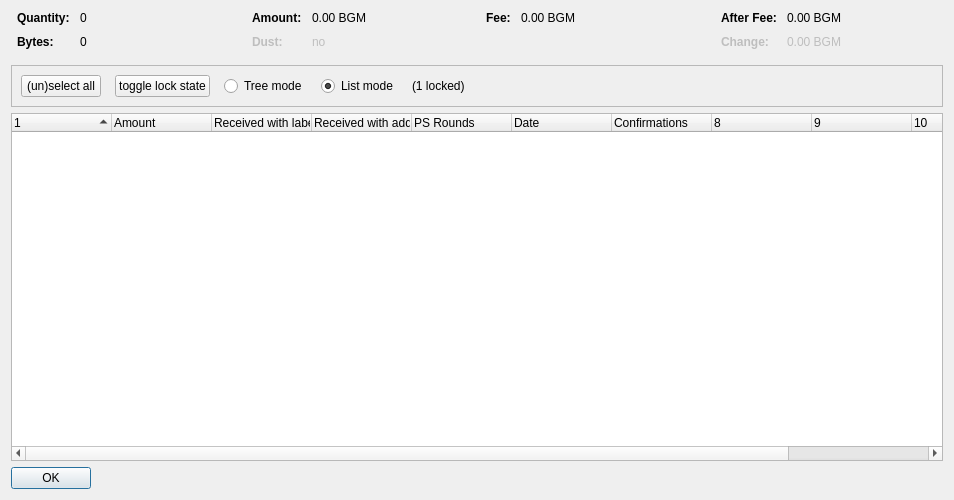
<?xml version="1.0" encoding="UTF-8"?>
<ui version="4.0">
 <class>CoinControlDialog</class>
 <widget class="QDialog" name="CoinControlDialog">
  <property name="geometry">
   <rect>
    <x>0</x>
    <y>0</y>
    <width>954</width>
    <height>500</height>
   </rect>
  </property>
  <property name="windowTitle">
   <string>Coin Selection</string>
  </property>
  <layout class="QVBoxLayout" name="verticalLayout">
   <item>
    <layout class="QHBoxLayout" name="horizontalLayoutTop" stretch="0,0,0,0">
     <property name="topMargin">
      <number>0</number>
     </property>
     <property name="bottomMargin">
      <number>10</number>
     </property>
     <item>
      <layout class="QFormLayout" name="formLayoutCoinControl1">
       <property name="horizontalSpacing">
        <number>10</number>
       </property>
       <property name="verticalSpacing">
        <number>10</number>
       </property>
       <property name="leftMargin">
        <number>6</number>
       </property>
       <property name="rightMargin">
        <number>6</number>
       </property>
       <item row="0" column="0">
        <widget class="QLabel" name="labelCoinControlQuantityText">
         <property name="font">
          <font>
           <weight>75</weight>
           <bold>true</bold>
          </font>
         </property>
         <property name="text">
          <string>Quantity:</string>
         </property>
        </widget>
       </item>
       <item row="0" column="1">
        <widget class="QLabel" name="labelCoinControlQuantity">
         <property name="cursor">
          <cursorShape>IBeamCursor</cursorShape>
         </property>
         <property name="contextMenuPolicy">
          <enum>Qt::ActionsContextMenu</enum>
         </property>
         <property name="text">
          <string notr="true">0</string>
         </property>
         <property name="textInteractionFlags">
          <set>Qt::LinksAccessibleByMouse|Qt::TextSelectableByKeyboard|Qt::TextSelectableByMouse</set>
         </property>
        </widget>
       </item>
       <item row="1" column="0">
        <widget class="QLabel" name="labelCoinControlBytesText">
         <property name="font">
          <font>
           <weight>75</weight>
           <bold>true</bold>
          </font>
         </property>
         <property name="text">
          <string>Bytes:</string>
         </property>
        </widget>
       </item>
       <item row="1" column="1">
        <widget class="QLabel" name="labelCoinControlBytes">
         <property name="cursor">
          <cursorShape>IBeamCursor</cursorShape>
         </property>
         <property name="contextMenuPolicy">
          <enum>Qt::ActionsContextMenu</enum>
         </property>
         <property name="text">
          <string notr="true">0</string>
         </property>
         <property name="textInteractionFlags">
          <set>Qt::LinksAccessibleByMouse|Qt::TextSelectableByKeyboard|Qt::TextSelectableByMouse</set>
         </property>
        </widget>
       </item>
      </layout>
     </item>
     <item>
      <layout class="QFormLayout" name="formLayoutCoinControl2">
       <property name="horizontalSpacing">
        <number>10</number>
       </property>
       <property name="verticalSpacing">
        <number>10</number>
       </property>
       <property name="leftMargin">
        <number>6</number>
       </property>
       <property name="rightMargin">
        <number>6</number>
       </property>
       <item row="0" column="0">
        <widget class="QLabel" name="labelCoinControlAmountText">
         <property name="font">
          <font>
           <weight>75</weight>
           <bold>true</bold>
          </font>
         </property>
         <property name="text">
          <string>Amount:</string>
         </property>
        </widget>
       </item>
       <item row="0" column="1">
        <widget class="QLabel" name="labelCoinControlAmount">
         <property name="cursor">
          <cursorShape>IBeamCursor</cursorShape>
         </property>
         <property name="contextMenuPolicy">
          <enum>Qt::ActionsContextMenu</enum>
         </property>
         <property name="text">
          <string notr="true">0.00 BGM</string>
         </property>
         <property name="textInteractionFlags">
          <set>Qt::LinksAccessibleByMouse|Qt::TextSelectableByKeyboard|Qt::TextSelectableByMouse</set>
         </property>
        </widget>
       </item>
       <item row="1" column="0">
        <widget class="QLabel" name="labelCoinControlLowOutputText">
         <property name="enabled">
          <bool>false</bool>
         </property>
         <property name="font">
          <font>
           <weight>75</weight>
           <bold>true</bold>
          </font>
         </property>
         <property name="text">
          <string>Dust:</string>
         </property>
        </widget>
       </item>
       <item row="1" column="1">
        <widget class="QLabel" name="labelCoinControlLowOutput">
         <property name="enabled">
          <bool>false</bool>
         </property>
         <property name="cursor">
          <cursorShape>IBeamCursor</cursorShape>
         </property>
         <property name="contextMenuPolicy">
          <enum>Qt::ActionsContextMenu</enum>
         </property>
         <property name="text">
          <string notr="true">no</string>
         </property>
         <property name="textInteractionFlags">
          <set>Qt::LinksAccessibleByMouse|Qt::TextSelectableByKeyboard|Qt::TextSelectableByMouse</set>
         </property>
        </widget>
       </item>
      </layout>
     </item>
     <item>
      <layout class="QFormLayout" name="formLayoutCoinControl3">
       <property name="horizontalSpacing">
        <number>10</number>
       </property>
       <property name="verticalSpacing">
        <number>10</number>
       </property>
       <property name="leftMargin">
        <number>6</number>
       </property>
       <property name="rightMargin">
        <number>6</number>
       </property>
       <item row="0" column="0">
        <widget class="QLabel" name="labelCoinControlFeeText">
         <property name="font">
          <font>
           <weight>75</weight>
           <bold>true</bold>
          </font>
         </property>
         <property name="text">
          <string>Fee:</string>
         </property>
        </widget>
       </item>
       <item row="0" column="1">
        <widget class="QLabel" name="labelCoinControlFee">
         <property name="cursor">
          <cursorShape>IBeamCursor</cursorShape>
         </property>
         <property name="contextMenuPolicy">
          <enum>Qt::ActionsContextMenu</enum>
         </property>
         <property name="text">
          <string notr="true">0.00 BGM</string>
         </property>
         <property name="textInteractionFlags">
          <set>Qt::LinksAccessibleByMouse|Qt::TextSelectableByKeyboard|Qt::TextSelectableByMouse</set>
         </property>
        </widget>
       </item>
      </layout>
     </item>
     <item>
      <layout class="QFormLayout" name="formLayoutCoinControl4">
       <property name="horizontalSpacing">
        <number>10</number>
       </property>
       <property name="verticalSpacing">
        <number>10</number>
       </property>
       <property name="leftMargin">
        <number>6</number>
       </property>
       <property name="rightMargin">
        <number>6</number>
       </property>
       <item row="0" column="0">
        <widget class="QLabel" name="labelCoinControlAfterFeeText">
         <property name="font">
          <font>
           <weight>75</weight>
           <bold>true</bold>
          </font>
         </property>
         <property name="text">
          <string>After Fee:</string>
         </property>
        </widget>
       </item>
       <item row="0" column="1">
        <widget class="QLabel" name="labelCoinControlAfterFee">
         <property name="cursor">
          <cursorShape>IBeamCursor</cursorShape>
         </property>
         <property name="contextMenuPolicy">
          <enum>Qt::ActionsContextMenu</enum>
         </property>
         <property name="text">
          <string notr="true">0.00 BGM</string>
         </property>
         <property name="textInteractionFlags">
          <set>Qt::LinksAccessibleByMouse|Qt::TextSelectableByKeyboard|Qt::TextSelectableByMouse</set>
         </property>
        </widget>
       </item>
       <item row="1" column="0">
        <widget class="QLabel" name="labelCoinControlChangeText">
         <property name="enabled">
          <bool>false</bool>
         </property>
         <property name="font">
          <font>
           <weight>75</weight>
           <bold>true</bold>
          </font>
         </property>
         <property name="text">
          <string>Change:</string>
         </property>
        </widget>
       </item>
       <item row="1" column="1">
        <widget class="QLabel" name="labelCoinControlChange">
         <property name="enabled">
          <bool>false</bool>
         </property>
         <property name="cursor">
          <cursorShape>IBeamCursor</cursorShape>
         </property>
         <property name="contextMenuPolicy">
          <enum>Qt::ActionsContextMenu</enum>
         </property>
         <property name="text">
          <string notr="true">0.00 BGM</string>
         </property>
         <property name="textInteractionFlags">
          <set>Qt::LinksAccessibleByMouse|Qt::TextSelectableByKeyboard|Qt::TextSelectableByMouse</set>
         </property>
        </widget>
       </item>
      </layout>
     </item>
    </layout>
   </item>
   <item>
    <widget class="QFrame" name="frame">
     <property name="minimumSize">
      <size>
       <width>0</width>
       <height>40</height>
      </size>
     </property>
     <property name="frameShape">
      <enum>QFrame::StyledPanel</enum>
     </property>
     <property name="frameShadow">
      <enum>QFrame::Sunken</enum>
     </property>
     <layout class="QHBoxLayout" name="horizontalLayout">
      <item>
       <layout class="QHBoxLayout" name="horizontalLayoutPanel" stretch="0,0,0,0,0,0">
        <property name="spacing">
         <number>14</number>
        </property>
        <item>
         <widget class="QPushButton" name="pushButtonSelectAll">
          <property name="sizePolicy">
           <sizepolicy hsizetype="Maximum" vsizetype="Fixed">
            <horstretch>0</horstretch>
            <verstretch>0</verstretch>
           </sizepolicy>
          </property>
          <property name="text">
           <string>(un)select all</string>
          </property>
          <property name="autoDefault">
           <bool>false</bool>
          </property>
         </widget>
        </item>
        <item>
         <widget class="QPushButton" name="pushButtonToggleLock">
          <property name="sizePolicy">
           <sizepolicy hsizetype="Maximum" vsizetype="Fixed">
            <horstretch>0</horstretch>
            <verstretch>0</verstretch>
           </sizepolicy>
          </property>
          <property name="text">
           <string>toggle lock state</string>
          </property>
          <property name="autoDefault">
           <bool>false</bool>
          </property>
         </widget>
        </item>
        <item>
         <widget class="QRadioButton" name="radioTreeMode">
          <property name="sizePolicy">
           <sizepolicy hsizetype="Maximum" vsizetype="Fixed">
            <horstretch>0</horstretch>
            <verstretch>0</verstretch>
           </sizepolicy>
          </property>
          <property name="text">
           <string>Tree mode</string>
          </property>
         </widget>
        </item>
        <item>
         <widget class="QRadioButton" name="radioListMode">
          <property name="sizePolicy">
           <sizepolicy hsizetype="Maximum" vsizetype="Fixed">
            <horstretch>0</horstretch>
            <verstretch>0</verstretch>
           </sizepolicy>
          </property>
          <property name="text">
           <string>List mode</string>
          </property>
          <property name="checked">
           <bool>true</bool>
          </property>
         </widget>
        </item>
        <item>
         <widget class="QLabel" name="labelLocked">
          <property name="text">
           <string>(1 locked)</string>
          </property>
         </widget>
        </item>
        <item>
         <spacer name="horizontalSpacer">
          <property name="orientation">
           <enum>Qt::Horizontal</enum>
          </property>
          <property name="sizeHint" stdset="0">
           <size>
            <width>40</width>
            <height>20</height>
           </size>
          </property>
         </spacer>
        </item>
       </layout>
      </item>
     </layout>
    </widget>
   </item>
   <item>
    <widget class="CoinControlTreeWidget" name="treeWidget">
     <property name="contextMenuPolicy">
      <enum>Qt::CustomContextMenu</enum>
     </property>
     <property name="sortingEnabled">
      <bool>false</bool>
     </property>
     <property name="columnCount">
      <number>11</number>
     </property>
     <attribute name="headerShowSortIndicator" stdset="0">
      <bool>true</bool>
     </attribute>
     <attribute name="headerStretchLastSection">
      <bool>false</bool>
     </attribute>
     <column>
      <property name="text">
       <string/>
      </property>
     </column>
     <column>
      <property name="text">
       <string>Amount</string>
      </property>
     </column>
     <column>
      <property name="text">
       <string>Received with label</string>
      </property>
     </column>
     <column>
      <property name="text">
       <string>Received with address</string>
      </property>
     </column>
     <column>
      <property name="text">
       <string>PS Rounds</string>
      </property>
     </column>
     <column>
      <property name="text">
       <string>Date</string>
      </property>
     </column>
     <column>
      <property name="text">
       <string>Confirmations</string>
      </property>
      <property name="toolTip">
       <string>Confirmed</string>
      </property>
     </column>
     <column>
      <property name="text">
       <string/>
      </property>
     </column>
     <column>
      <property name="text">
       <string/>
      </property>
     </column>
     <column>
      <property name="text">
       <string/>
      </property>
     </column>
     <column>
      <property name="text">
       <string/>
      </property>
     </column>
    </widget>
   </item>
   <item>
    <widget class="QDialogButtonBox" name="buttonBox">
     <property name="sizePolicy">
      <sizepolicy hsizetype="Maximum" vsizetype="Fixed">
       <horstretch>0</horstretch>
       <verstretch>0</verstretch>
      </sizepolicy>
     </property>
     <property name="orientation">
      <enum>Qt::Horizontal</enum>
     </property>
     <property name="standardButtons">
      <set>QDialogButtonBox::Ok</set>
     </property>
    </widget>
   </item>
  </layout>
 </widget>
 <customwidgets>
  <customwidget>
   <class>CoinControlTreeWidget</class>
   <extends>QTreeWidget</extends>
   <header>coincontroltreewidget.h</header>
  </customwidget>
 </customwidgets>
 <resources/>
 <connections/>
</ui>
